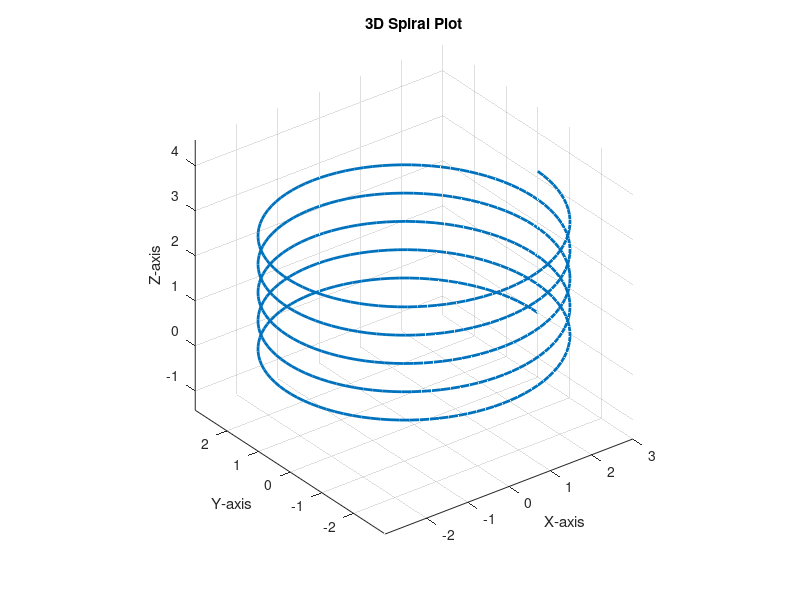

Here is the MATLAB script that generated this plot:
% Define parameter t for the spiral turns
t = linspace(0, 10*pi, 500);

% Spiral radius and vertical growth rate
r = 3;
c = 0.1;

% Parametric equations
x = r * cos(t);
y = r * sin(t);
z = c * t;

% Plot the 3D spiral
plot3(x, y, z, 'LineWidth', 2);
grid on;
axis equal;

title('3D Spiral Plot');
xlabel('X-axis');
ylabel('Y-axis');
zlabel('Z-axis');
